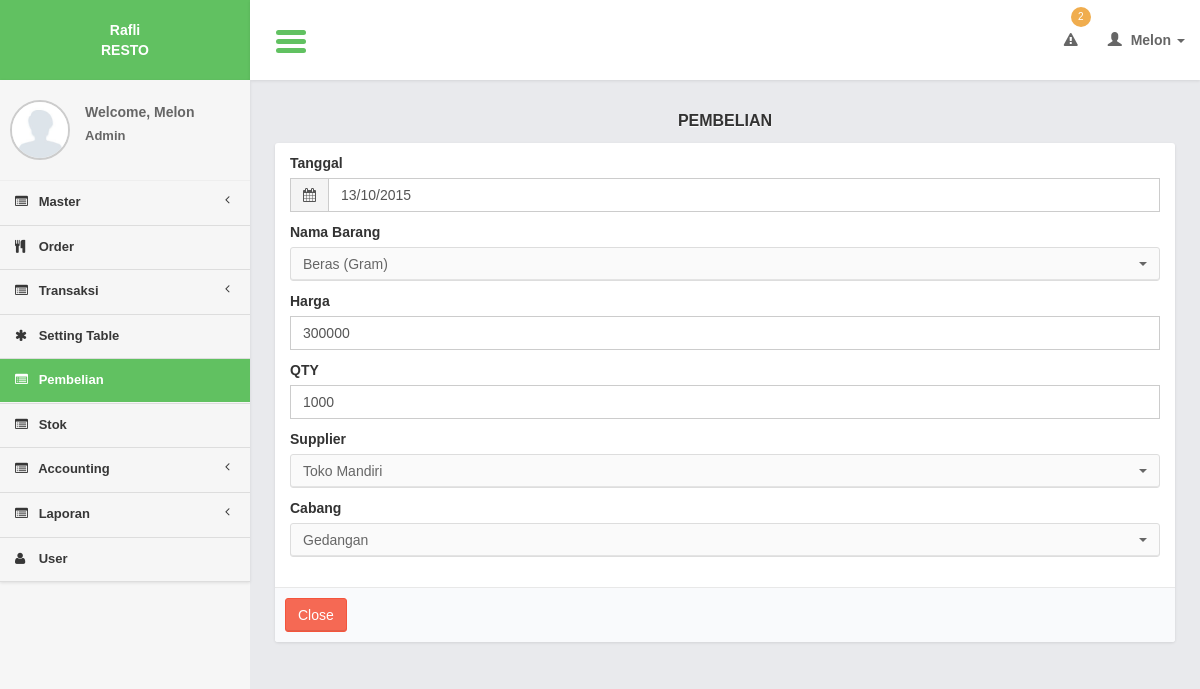
The page /controllers/purchase.php?page=form&id=18 (signed in) on the database its author committed.
### tables this page shows
CREATE TABLE `purchases` (
  `purchase_id` int(11) NOT NULL,
  `purchase_date` date NOT NULL,
  `item_id` int(11) NOT NULL,
  `purchase_qty` int(11) NOT NULL,
  `purchase_price` int(11) NOT NULL,
  `purchase_total` int(11) NOT NULL,
  `supplier_id` int(11) NOT NULL,
  `branch_id` int(11) NOT NULL
);

CREATE TABLE `items` (
  `item_id` int(11) NOT NULL,
  `item_name` varchar(100) NOT NULL,
  `unit_id` int(11) NOT NULL,
  `item_limit` int(11) NOT NULL
);

CREATE TABLE `units` (
  `unit_id` int(11) NOT NULL,
  `unit_name` varchar(20) NOT NULL
);

CREATE TABLE `suppliers` (
  `supplier_id` int(11) NOT NULL,
  `supplier_name` varchar(50) NOT NULL,
  `supplier_phone` int(11) NOT NULL,
  `supplier_email` varchar(100) NOT NULL,
  `supplier_addres` varchar(100) NOT NULL
);

CREATE TABLE `branches` (
  `branch_id` int(11) NOT NULL,
  `branch_name` varchar(200) NOT NULL,
  `branch_img` text NOT NULL,
  `branch_desc` text NOT NULL,
  `branch_address` text NOT NULL,
  `branch_phone` varchar(100) NOT NULL,
  `branch_city` varchar(100) NOT NULL,
  `branch_type_id` int(11) NOT NULL
);

### models/purchase_model.php (called while the page is built, shortened)
<?php
function select_supplier(){
	$query = mysql_query("select * from suppliers order by supplier_id ");
	return $query;
}
function select_item(){
	$query = mysql_query("select a.*, b.unit_name
							from items a
							join units b on b.unit_id = a.unit_id
							order by item_id");
	return $query;
}
function select_branch(){
	$query = mysql_query("select * from branches order by branch_id");
	return $query;
}
function read_id($id){
	$query = mysql_query("select a.*,b.supplier_name
			from purchases a
			join suppliers b on b.supplier_id = a.supplier_id
			where purchase_id = '$id'");
	$result = mysql_fetch_object($query);
	return $result;
}
?>

### lib/function.php (called while the page is built, shortened)
<?php
function get_header($title = ""){
	include '../views/layout/header.php';
}
function get_footer($query_find = 0){
	include '../views/layout/footer.php';
}
function format_date($date){
	if($date == "0000-00-00"){
		return "-";
	}else{
		$date = explode("-", $date);
		$new_date = $date[2]."/".$date[1]."/".$date[0];
		return $new_date;
	}
}
	?>

### views/purchase/form.php (the view, shortened to what this page needs)
    <section class="content">
        <div class="row">
            <div class="col-md-12">
              <div class="title_page"> <?= $title ?></div>
                 <form action="<?= $action?>" method="post" enctype="multipart/form-data" role="form">
                <div class="box box-cokelat">
                    <div class="box-body">
                            <div class="col-md-12">
                            <div class="form-group">
                            <label>Tanggal</label>
                            <div class="input-group">
                                <div class="input-group-addon">
                                    <i class="fa fa-calendar"></i>
                                </div>
                                <input type="text" required class="form-control pull-right" id="date_picker1" name="i_date" value="<?= $row->purchase_date ?>"/>
                            </div>
</div>
                            <div class="form-group">
                                <label>Nama Barang</label>
                               <?php
                               while($r_item = mysql_fetch_array($query_item)){
 ?>
                                 <option value="<?= $r_item['item_id'] ?>" <?php if($row->item_id == $r_item['item_id']){ ?> selected="selected"<?php } ?>><?= $r_item['item_name']." (".$r_item['unit_name'].")"?></option>
                                 <?php
 }
?>
                            </div>
                            <div class="form-group">
                                <label>Harga</label>
                                <input required type="number" name="i_harga" id="i_harga" class="form-control" placeholder="Masukkan harga..." value="<?= $row->purchase_price ?>"/>
                            </div>
                            <div class="form-group">
                                <label>QTY</label>
                                <input required type="number" name="i_qty" id="i_qty" class="form-control" placeholder="Masukkan jumlah..." value="<?= $row->purchase_qty ?>" onChange="grand_total()" />
                            </div>
                            <div class="form-group">
                              <label>Supplier</label>
                               <?php
                               while($r_supplier = mysql_fetch_array($query_supplier)){
 ?>
                                 <option value="<?= $r_supplier['supplier_id'] ?>" <?php if($row->supplier_id == $r_supplier['supplier_id']){ ?> selected="selected"<?php } ?>><?= $r_supplier['supplier_name']?></option>
                                 <?php
 }
?>
                      		</div>
                                 <div class="form-group">
                                <label>Cabang</label>
                               <?php
                               while($r_branch = mysql_fetch_array($query_branch)){
 ?>
                                 <option value="<?= $r_branch['branch_id'] ?>" <?php if($row->branch_id == $r_branch['branch_id']){ ?> selected="selected"<?php } ?>><?= $r_branch['branch_name']?></option>
                                 <?php
 }
?>
                            </div>
                            </div>
                    </div>
                      <div class="box-footer">
                    <a href="<?= $close_button?>" class="btn btn-danger" >Close</a>
                 </div>
                </div>
           </form>
            </div>
        </div>
    </section>

### css/AdminLTE.css (style rules this page uses)
html { font-family: 'Source Sans Pro', sans-serif; -webkit-font-smoothing: antialiased; min-height: 100%; background: #E9EAED; }
body { font-family: 'Source Sans Pro', sans-serif; -webkit-font-smoothing: antialiased; min-height: 100%; }
a { color: #3c8dbc; }
.content { padding: 30px 10px; }
.form-control { -webkit-border-radius: 0px !important; -moz-border-radius: 0px !important; border-radius: 0px !important; box-shadow: none; }
.input-group .input-group-addon { border-radius: 0; background-color: #f4f4f4; }
.box { position: relative; margin-bottom: 20px; -webkit-border-radius: 3px; -moz-border-radius: 3px; border-radius: 3px !important; width: 100%; background:#fff; box-shadow: 0 1px 3px rgba(0, 0, 0, 0.1); }
.box .box-body { padding-top:10px; -webkit-border-top-left-radius: 0; -webkit-border-top-right-radius: 0; -webkit-border-bottom-right-radius: 3px; -webkit-border-bottom-left-radius: 3px; -moz-border-radius-topleft: 0; -moz-border-radius-topright: 0; -moz-border-radius-bottomright: 3px; -moz-border-radius-bottomleft: 3px; border-top-left-radius: 0; border-top-right-radius: 0; border-bottom-right-radius: 3px; border-bottom-left-radius: 3px; border-radius:3px; padding-bottom:20px; }
.box .box-footer { border-top: 1px solid #e8e8e8; -webkit-border-top-left-radius: 0; -webkit-border-top-right-radius: 0; -webkit-border-bottom-right-radius: 3px; -webkit-border-bottom-left-radius: 3px; -moz-border-radius-topleft: 0; -moz-border-radius-topright: 0; -moz-border-radius-bottomright: 3px; -moz-border-radius-bottomleft: 3px; border-top-left-radius: 0; border-top-right-radius: 0; border-bottom-right-radius: 3px; border-bottom-left-radius: 3px; background:#F9FAFC; padding: 10px; }
.btn { font-weight: 500; -webkit-border-radius: 3px; -moz-border-radius: 3px; border-radius: 3px; border: 1px solid transparent; -webkit-box-shadow: inset 0px -2px 0px 0px rgba(0, 0, 0, 0.09); -moz-box-shadow: inset 0px -2px 0px 0px rgba(0, 0, 0, 0.09); box-shadow: inset 0px -1px 0px 0px rgba(0, 0, 0, 0.09); }
.btn.btn-danger { background-color: #f56954; border-color: #f4543c; }
.title_page { font-size:medium; text-align:center; font-weight:bold; margin-bottom:10px; text-shadow: 0 1px 1px #ffffff; text-transform:uppercase; }

### css/tooltip/tooltip-classic.css (style rules this page uses)
html, body { margin:0; height:100%; }

### rows shown on the page
purchases: i_date "13/10/2015", i_harga "300000", i_qty "1000"
items: item_name "Beras", unit.unit_name "Gram"
suppliers: supplier_name "Toko Mandiri"
branches: branch_name "Gedangan"

### other values the page prints
count_stock_limit() "2"
$user_data[0] "Melon"
$user_data[1] "Admin"
$title "PEMBELIAN"
